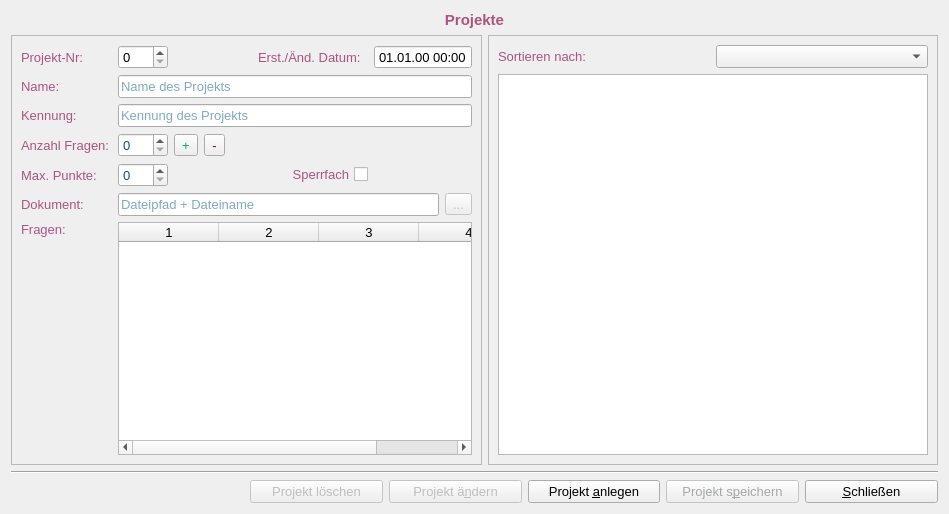
<?xml version="1.0" encoding="UTF-8"?>
<ui version="4.0">
 <class>FormProjekt</class>
 <widget class="QWidget" name="FormProjekt">
  <property name="geometry">
   <rect>
    <x>0</x>
    <y>0</y>
    <width>949</width>
    <height>514</height>
   </rect>
  </property>
  <property name="font">
   <font>
    <pointsize>10</pointsize>
   </font>
  </property>
  <property name="windowTitle">
   <string>Form</string>
  </property>
  <layout class="QGridLayout" name="gridLayout_5">
   <item row="1" column="0" colspan="2">
    <widget class="QFrame" name="frame">
     <property name="sizePolicy">
      <sizepolicy hsizetype="Expanding" vsizetype="Preferred">
       <horstretch>0</horstretch>
       <verstretch>0</verstretch>
      </sizepolicy>
     </property>
     <property name="minimumSize">
      <size>
       <width>350</width>
       <height>0</height>
      </size>
     </property>
     <property name="frameShape">
      <enum>QFrame::StyledPanel</enum>
     </property>
     <property name="frameShadow">
      <enum>QFrame::Raised</enum>
     </property>
     <layout class="QGridLayout" name="gridLayout_4">
      <item row="4" column="4">
       <widget class="QToolButton" name="removeFrageButton">
        <property name="palette">
         <palette>
          <active>
           <colorrole role="ButtonText">
            <brush brushstyle="SolidPattern">
             <color alpha="255">
              <red>170</red>
              <green>0</green>
              <blue>0</blue>
             </color>
            </brush>
           </colorrole>
          </active>
          <inactive>
           <colorrole role="ButtonText">
            <brush brushstyle="SolidPattern">
             <color alpha="255">
              <red>170</red>
              <green>0</green>
              <blue>0</blue>
             </color>
            </brush>
           </colorrole>
          </inactive>
          <disabled>
           <colorrole role="ButtonText">
            <brush brushstyle="SolidPattern">
             <color alpha="255">
              <red>165</red>
              <green>167</green>
              <blue>169</blue>
             </color>
            </brush>
           </colorrole>
          </disabled>
         </palette>
        </property>
        <property name="text">
         <string>-</string>
        </property>
       </widget>
      </item>
      <item row="7" column="0">
       <widget class="QLabel" name="label_6">
        <property name="palette">
         <palette>
          <active>
           <colorrole role="WindowText">
            <brush brushstyle="SolidPattern">
             <color alpha="255">
              <red>170</red>
              <green>85</green>
              <blue>127</blue>
             </color>
            </brush>
           </colorrole>
          </active>
          <inactive>
           <colorrole role="WindowText">
            <brush brushstyle="SolidPattern">
             <color alpha="255">
              <red>170</red>
              <green>85</green>
              <blue>127</blue>
             </color>
            </brush>
           </colorrole>
          </inactive>
          <disabled>
           <colorrole role="WindowText">
            <brush brushstyle="SolidPattern">
             <color alpha="255">
              <red>165</red>
              <green>167</green>
              <blue>169</blue>
             </color>
            </brush>
           </colorrole>
          </disabled>
         </palette>
        </property>
        <property name="text">
         <string>Dokument:</string>
        </property>
       </widget>
      </item>
      <item row="3" column="0">
       <widget class="QLabel" name="label_3">
        <property name="palette">
         <palette>
          <active>
           <colorrole role="WindowText">
            <brush brushstyle="SolidPattern">
             <color alpha="255">
              <red>170</red>
              <green>85</green>
              <blue>127</blue>
             </color>
            </brush>
           </colorrole>
          </active>
          <inactive>
           <colorrole role="WindowText">
            <brush brushstyle="SolidPattern">
             <color alpha="255">
              <red>170</red>
              <green>85</green>
              <blue>127</blue>
             </color>
            </brush>
           </colorrole>
          </inactive>
          <disabled>
           <colorrole role="WindowText">
            <brush brushstyle="SolidPattern">
             <color alpha="255">
              <red>165</red>
              <green>167</green>
              <blue>169</blue>
             </color>
            </brush>
           </colorrole>
          </disabled>
         </palette>
        </property>
        <property name="text">
         <string>Kennung:</string>
        </property>
       </widget>
      </item>
      <item row="2" column="0">
       <widget class="QLabel" name="label_2">
        <property name="palette">
         <palette>
          <active>
           <colorrole role="WindowText">
            <brush brushstyle="SolidPattern">
             <color alpha="255">
              <red>170</red>
              <green>85</green>
              <blue>127</blue>
             </color>
            </brush>
           </colorrole>
          </active>
          <inactive>
           <colorrole role="WindowText">
            <brush brushstyle="SolidPattern">
             <color alpha="255">
              <red>170</red>
              <green>85</green>
              <blue>127</blue>
             </color>
            </brush>
           </colorrole>
          </inactive>
          <disabled>
           <colorrole role="WindowText">
            <brush brushstyle="SolidPattern">
             <color alpha="255">
              <red>165</red>
              <green>167</green>
              <blue>169</blue>
             </color>
            </brush>
           </colorrole>
          </disabled>
         </palette>
        </property>
        <property name="text">
         <string>Name:</string>
        </property>
       </widget>
      </item>
      <item row="1" column="1" colspan="2">
       <widget class="QSpinBox" name="nrBox"/>
      </item>
      <item row="4" column="0">
       <widget class="QLabel" name="label_4">
        <property name="palette">
         <palette>
          <active>
           <colorrole role="WindowText">
            <brush brushstyle="SolidPattern">
             <color alpha="255">
              <red>170</red>
              <green>85</green>
              <blue>127</blue>
             </color>
            </brush>
           </colorrole>
          </active>
          <inactive>
           <colorrole role="WindowText">
            <brush brushstyle="SolidPattern">
             <color alpha="255">
              <red>170</red>
              <green>85</green>
              <blue>127</blue>
             </color>
            </brush>
           </colorrole>
          </inactive>
          <disabled>
           <colorrole role="WindowText">
            <brush brushstyle="SolidPattern">
             <color alpha="255">
              <red>165</red>
              <green>167</green>
              <blue>169</blue>
             </color>
            </brush>
           </colorrole>
          </disabled>
         </palette>
        </property>
        <property name="text">
         <string>Anzahl Fragen:</string>
        </property>
        <property name="wordWrap">
         <bool>true</bool>
        </property>
       </widget>
      </item>
      <item row="1" column="0">
       <widget class="QLabel" name="label">
        <property name="minimumSize">
         <size>
          <width>91</width>
          <height>0</height>
         </size>
        </property>
        <property name="palette">
         <palette>
          <active>
           <colorrole role="WindowText">
            <brush brushstyle="SolidPattern">
             <color alpha="255">
              <red>170</red>
              <green>85</green>
              <blue>127</blue>
             </color>
            </brush>
           </colorrole>
          </active>
          <inactive>
           <colorrole role="WindowText">
            <brush brushstyle="SolidPattern">
             <color alpha="255">
              <red>170</red>
              <green>85</green>
              <blue>127</blue>
             </color>
            </brush>
           </colorrole>
          </inactive>
          <disabled>
           <colorrole role="WindowText">
            <brush brushstyle="SolidPattern">
             <color alpha="255">
              <red>165</red>
              <green>167</green>
              <blue>169</blue>
             </color>
            </brush>
           </colorrole>
          </disabled>
         </palette>
        </property>
        <property name="text">
         <string>Projekt-Nr:</string>
        </property>
       </widget>
      </item>
      <item row="4" column="1" colspan="2">
       <widget class="QSpinBox" name="anzahlFragenBox">
        <property name="palette">
         <palette>
          <active>
           <colorrole role="Text">
            <brush brushstyle="SolidPattern">
             <color alpha="255">
              <red>0</red>
              <green>85</green>
              <blue>127</blue>
             </color>
            </brush>
           </colorrole>
          </active>
          <inactive>
           <colorrole role="Text">
            <brush brushstyle="SolidPattern">
             <color alpha="255">
              <red>0</red>
              <green>85</green>
              <blue>127</blue>
             </color>
            </brush>
           </colorrole>
          </inactive>
          <disabled>
           <colorrole role="Text">
            <brush brushstyle="SolidPattern">
             <color alpha="255">
              <red>172</red>
              <green>174</green>
              <blue>176</blue>
             </color>
            </brush>
           </colorrole>
          </disabled>
         </palette>
        </property>
       </widget>
      </item>
      <item row="5" column="0">
       <widget class="QLabel" name="label_5">
        <property name="palette">
         <palette>
          <active>
           <colorrole role="WindowText">
            <brush brushstyle="SolidPattern">
             <color alpha="255">
              <red>170</red>
              <green>85</green>
              <blue>127</blue>
             </color>
            </brush>
           </colorrole>
          </active>
          <inactive>
           <colorrole role="WindowText">
            <brush brushstyle="SolidPattern">
             <color alpha="255">
              <red>170</red>
              <green>85</green>
              <blue>127</blue>
             </color>
            </brush>
           </colorrole>
          </inactive>
          <disabled>
           <colorrole role="WindowText">
            <brush brushstyle="SolidPattern">
             <color alpha="255">
              <red>165</red>
              <green>167</green>
              <blue>169</blue>
             </color>
            </brush>
           </colorrole>
          </disabled>
         </palette>
        </property>
        <property name="text">
         <string>Max. Punkte:</string>
        </property>
        <property name="wordWrap">
         <bool>true</bool>
        </property>
       </widget>
      </item>
      <item row="5" column="1" colspan="2">
       <widget class="QSpinBox" name="maxPunkteBox">
        <property name="palette">
         <palette>
          <active>
           <colorrole role="Text">
            <brush brushstyle="SolidPattern">
             <color alpha="255">
              <red>0</red>
              <green>85</green>
              <blue>127</blue>
             </color>
            </brush>
           </colorrole>
          </active>
          <inactive>
           <colorrole role="Text">
            <brush brushstyle="SolidPattern">
             <color alpha="255">
              <red>0</red>
              <green>85</green>
              <blue>127</blue>
             </color>
            </brush>
           </colorrole>
          </inactive>
          <disabled>
           <colorrole role="Text">
            <brush brushstyle="SolidPattern">
             <color alpha="255">
              <red>172</red>
              <green>174</green>
              <blue>176</blue>
             </color>
            </brush>
           </colorrole>
          </disabled>
         </palette>
        </property>
        <property name="maximum">
         <number>999</number>
        </property>
       </widget>
      </item>
      <item row="7" column="1" colspan="8">
       <widget class="QLineEdit" name="documentEdit">
        <property name="palette">
         <palette>
          <active>
           <colorrole role="Text">
            <brush brushstyle="SolidPattern">
             <color alpha="255">
              <red>0</red>
              <green>85</green>
              <blue>127</blue>
             </color>
            </brush>
           </colorrole>
          </active>
          <inactive>
           <colorrole role="Text">
            <brush brushstyle="SolidPattern">
             <color alpha="255">
              <red>0</red>
              <green>85</green>
              <blue>127</blue>
             </color>
            </brush>
           </colorrole>
          </inactive>
          <disabled>
           <colorrole role="Text">
            <brush brushstyle="SolidPattern">
             <color alpha="255">
              <red>172</red>
              <green>174</green>
              <blue>176</blue>
             </color>
            </brush>
           </colorrole>
          </disabled>
         </palette>
        </property>
        <property name="readOnly">
         <bool>true</bool>
        </property>
        <property name="placeholderText">
         <string>Dateipfad + Dateiname</string>
        </property>
       </widget>
      </item>
      <item row="7" column="9">
       <widget class="QToolButton" name="openFilelButton">
        <property name="enabled">
         <bool>false</bool>
        </property>
        <property name="text">
         <string>...</string>
        </property>
       </widget>
      </item>
      <item row="3" column="1" colspan="9">
       <widget class="QLineEdit" name="kennungEdit">
        <property name="palette">
         <palette>
          <active>
           <colorrole role="Text">
            <brush brushstyle="SolidPattern">
             <color alpha="255">
              <red>0</red>
              <green>85</green>
              <blue>127</blue>
             </color>
            </brush>
           </colorrole>
          </active>
          <inactive>
           <colorrole role="Text">
            <brush brushstyle="SolidPattern">
             <color alpha="255">
              <red>0</red>
              <green>85</green>
              <blue>127</blue>
             </color>
            </brush>
           </colorrole>
          </inactive>
          <disabled>
           <colorrole role="Text">
            <brush brushstyle="SolidPattern">
             <color alpha="255">
              <red>172</red>
              <green>174</green>
              <blue>176</blue>
             </color>
            </brush>
           </colorrole>
          </disabled>
         </palette>
        </property>
        <property name="placeholderText">
         <string>Kennung des Projekts</string>
        </property>
       </widget>
      </item>
      <item row="2" column="1" colspan="9">
       <widget class="QLineEdit" name="nameEdit">
        <property name="palette">
         <palette>
          <active>
           <colorrole role="Text">
            <brush brushstyle="SolidPattern">
             <color alpha="255">
              <red>0</red>
              <green>85</green>
              <blue>127</blue>
             </color>
            </brush>
           </colorrole>
          </active>
          <inactive>
           <colorrole role="Text">
            <brush brushstyle="SolidPattern">
             <color alpha="255">
              <red>0</red>
              <green>85</green>
              <blue>127</blue>
             </color>
            </brush>
           </colorrole>
          </inactive>
          <disabled>
           <colorrole role="Text">
            <brush brushstyle="SolidPattern">
             <color alpha="255">
              <red>172</red>
              <green>174</green>
              <blue>176</blue>
             </color>
            </brush>
           </colorrole>
          </disabled>
         </palette>
        </property>
        <property name="placeholderText">
         <string>Name des Projekts</string>
        </property>
       </widget>
      </item>
      <item row="1" column="6" colspan="2">
       <widget class="QLabel" name="label_7">
        <property name="palette">
         <palette>
          <active>
           <colorrole role="WindowText">
            <brush brushstyle="SolidPattern">
             <color alpha="255">
              <red>170</red>
              <green>85</green>
              <blue>127</blue>
             </color>
            </brush>
           </colorrole>
          </active>
          <inactive>
           <colorrole role="WindowText">
            <brush brushstyle="SolidPattern">
             <color alpha="255">
              <red>170</red>
              <green>85</green>
              <blue>127</blue>
             </color>
            </brush>
           </colorrole>
          </inactive>
          <disabled>
           <colorrole role="WindowText">
            <brush brushstyle="SolidPattern">
             <color alpha="255">
              <red>165</red>
              <green>167</green>
              <blue>169</blue>
             </color>
            </brush>
           </colorrole>
          </disabled>
         </palette>
        </property>
        <property name="text">
         <string>Erst./Änd. Datum:</string>
        </property>
       </widget>
      </item>
      <item row="1" column="8" colspan="2">
       <widget class="QDateTimeEdit" name="dateTimeEdit">
        <property name="readOnly">
         <bool>true</bool>
        </property>
        <property name="buttonSymbols">
         <enum>QAbstractSpinBox::NoButtons</enum>
        </property>
        <property name="displayFormat">
         <string>dd.MM.yy HH:mm</string>
        </property>
       </widget>
      </item>
      <item row="9" column="0">
       <widget class="QLabel" name="label_8">
        <property name="palette">
         <palette>
          <active>
           <colorrole role="WindowText">
            <brush brushstyle="SolidPattern">
             <color alpha="255">
              <red>170</red>
              <green>85</green>
              <blue>140</blue>
             </color>
            </brush>
           </colorrole>
          </active>
          <inactive>
           <colorrole role="WindowText">
            <brush brushstyle="SolidPattern">
             <color alpha="255">
              <red>170</red>
              <green>85</green>
              <blue>140</blue>
             </color>
            </brush>
           </colorrole>
          </inactive>
          <disabled>
           <colorrole role="WindowText">
            <brush brushstyle="SolidPattern">
             <color alpha="255">
              <red>165</red>
              <green>167</green>
              <blue>169</blue>
             </color>
            </brush>
           </colorrole>
          </disabled>
         </palette>
        </property>
        <property name="text">
         <string>Fragen:</string>
        </property>
       </widget>
      </item>
      <item row="10" column="0">
       <spacer name="verticalSpacer">
        <property name="orientation">
         <enum>Qt::Vertical</enum>
        </property>
        <property name="sizeHint" stdset="0">
         <size>
          <width>20</width>
          <height>40</height>
         </size>
        </property>
       </spacer>
      </item>
      <item row="9" column="1" rowspan="2" colspan="9">
       <widget class="QTableWidget" name="fragenTableWidget">
        <property name="columnCount">
         <number>4</number>
        </property>
        <column/>
        <column/>
        <column/>
        <column/>
       </widget>
      </item>
      <item row="4" column="3">
       <widget class="QToolButton" name="addFrageButton">
        <property name="palette">
         <palette>
          <active>
           <colorrole role="ButtonText">
            <brush brushstyle="SolidPattern">
             <color alpha="255">
              <red>0</red>
              <green>170</green>
              <blue>127</blue>
             </color>
            </brush>
           </colorrole>
          </active>
          <inactive>
           <colorrole role="ButtonText">
            <brush brushstyle="SolidPattern">
             <color alpha="255">
              <red>0</red>
              <green>170</green>
              <blue>127</blue>
             </color>
            </brush>
           </colorrole>
          </inactive>
          <disabled>
           <colorrole role="ButtonText">
            <brush brushstyle="SolidPattern">
             <color alpha="255">
              <red>165</red>
              <green>167</green>
              <blue>169</blue>
             </color>
            </brush>
           </colorrole>
          </disabled>
         </palette>
        </property>
        <property name="text">
         <string>+</string>
        </property>
       </widget>
      </item>
      <item row="1" column="3" colspan="2">
       <spacer name="horizontalSpacer">
        <property name="orientation">
         <enum>Qt::Horizontal</enum>
        </property>
        <property name="sizeHint" stdset="0">
         <size>
          <width>40</width>
          <height>20</height>
         </size>
        </property>
       </spacer>
      </item>
      <item row="4" column="6" colspan="4">
       <spacer name="horizontalSpacer_2">
        <property name="orientation">
         <enum>Qt::Horizontal</enum>
        </property>
        <property name="sizeHint" stdset="0">
         <size>
          <width>168</width>
          <height>20</height>
         </size>
        </property>
       </spacer>
      </item>
      <item row="5" column="7">
       <widget class="QCheckBox" name="sperrfachBox">
        <property name="palette">
         <palette>
          <active>
           <colorrole role="WindowText">
            <brush brushstyle="SolidPattern">
             <color alpha="255">
              <red>170</red>
              <green>85</green>
              <blue>127</blue>
             </color>
            </brush>
           </colorrole>
          </active>
          <inactive>
           <colorrole role="WindowText">
            <brush brushstyle="SolidPattern">
             <color alpha="255">
              <red>170</red>
              <green>85</green>
              <blue>127</blue>
             </color>
            </brush>
           </colorrole>
          </inactive>
          <disabled>
           <colorrole role="WindowText">
            <brush brushstyle="SolidPattern">
             <color alpha="255">
              <red>165</red>
              <green>167</green>
              <blue>169</blue>
             </color>
            </brush>
           </colorrole>
          </disabled>
         </palette>
        </property>
        <property name="layoutDirection">
         <enum>Qt::RightToLeft</enum>
        </property>
        <property name="text">
         <string>Sperrfach</string>
        </property>
       </widget>
      </item>
     </layout>
    </widget>
   </item>
   <item row="2" column="0" colspan="3">
    <widget class="Line" name="line">
     <property name="orientation">
      <enum>Qt::Horizontal</enum>
     </property>
    </widget>
   </item>
   <item row="1" column="2">
    <widget class="QFrame" name="frame_2">
     <property name="sizePolicy">
      <sizepolicy hsizetype="Expanding" vsizetype="Preferred">
       <horstretch>0</horstretch>
       <verstretch>0</verstretch>
      </sizepolicy>
     </property>
     <property name="maximumSize">
      <size>
       <width>450</width>
       <height>16777215</height>
      </size>
     </property>
     <property name="frameShape">
      <enum>QFrame::StyledPanel</enum>
     </property>
     <property name="frameShadow">
      <enum>QFrame::Raised</enum>
     </property>
     <layout class="QGridLayout" name="gridLayout">
      <item row="0" column="0">
       <widget class="QLabel" name="label_9">
        <property name="palette">
         <palette>
          <active>
           <colorrole role="WindowText">
            <brush brushstyle="SolidPattern">
             <color alpha="255">
              <red>170</red>
              <green>85</green>
              <blue>127</blue>
             </color>
            </brush>
           </colorrole>
          </active>
          <inactive>
           <colorrole role="WindowText">
            <brush brushstyle="SolidPattern">
             <color alpha="255">
              <red>170</red>
              <green>85</green>
              <blue>127</blue>
             </color>
            </brush>
           </colorrole>
          </inactive>
          <disabled>
           <colorrole role="WindowText">
            <brush brushstyle="SolidPattern">
             <color alpha="255">
              <red>165</red>
              <green>167</green>
              <blue>169</blue>
             </color>
            </brush>
           </colorrole>
          </disabled>
         </palette>
        </property>
        <property name="text">
         <string>Sortieren nach:</string>
        </property>
       </widget>
      </item>
      <item row="0" column="1">
       <widget class="QComboBox" name="sortBox"/>
      </item>
      <item row="1" column="0" colspan="2">
       <widget class="QTableWidget" name="projekteTableWidget"/>
      </item>
     </layout>
    </widget>
   </item>
   <item row="3" column="1" colspan="2">
    <layout class="QHBoxLayout" name="horizontalLayout">
     <item>
      <widget class="QPushButton" name="deleteButton">
       <property name="enabled">
        <bool>false</bool>
       </property>
       <property name="text">
        <string>Projekt löschen</string>
       </property>
      </widget>
     </item>
     <item>
      <widget class="QPushButton" name="changeButton">
       <property name="enabled">
        <bool>false</bool>
       </property>
       <property name="text">
        <string>Projekt ä&amp;ndern</string>
       </property>
      </widget>
     </item>
     <item>
      <widget class="QPushButton" name="createButton">
       <property name="text">
        <string>Projekt &amp;anlegen</string>
       </property>
      </widget>
     </item>
     <item>
      <widget class="QPushButton" name="saveButton">
       <property name="enabled">
        <bool>false</bool>
       </property>
       <property name="palette">
        <palette>
         <active>
          <colorrole role="ButtonText">
           <brush brushstyle="SolidPattern">
            <color alpha="255">
             <red>170</red>
             <green>0</green>
             <blue>0</blue>
            </color>
           </brush>
          </colorrole>
         </active>
         <inactive>
          <colorrole role="ButtonText">
           <brush brushstyle="SolidPattern">
            <color alpha="255">
             <red>170</red>
             <green>0</green>
             <blue>0</blue>
            </color>
           </brush>
          </colorrole>
         </inactive>
         <disabled>
          <colorrole role="ButtonText">
           <brush brushstyle="SolidPattern">
            <color alpha="255">
             <red>165</red>
             <green>167</green>
             <blue>169</blue>
            </color>
           </brush>
          </colorrole>
         </disabled>
        </palette>
       </property>
       <property name="text">
        <string>Projekt s&amp;peichern</string>
       </property>
      </widget>
     </item>
     <item>
      <widget class="QPushButton" name="closeButton">
       <property name="text">
        <string>&amp;Schließen</string>
       </property>
      </widget>
     </item>
    </layout>
   </item>
   <item row="0" column="0" colspan="3">
    <widget class="QLabel" name="label_10">
     <property name="palette">
      <palette>
       <active>
        <colorrole role="WindowText">
         <brush brushstyle="SolidPattern">
          <color alpha="255">
           <red>170</red>
           <green>85</green>
           <blue>127</blue>
          </color>
         </brush>
        </colorrole>
       </active>
       <inactive>
        <colorrole role="WindowText">
         <brush brushstyle="SolidPattern">
          <color alpha="255">
           <red>170</red>
           <green>85</green>
           <blue>127</blue>
          </color>
         </brush>
        </colorrole>
       </inactive>
       <disabled>
        <colorrole role="WindowText">
         <brush brushstyle="SolidPattern">
          <color alpha="255">
           <red>165</red>
           <green>167</green>
           <blue>169</blue>
          </color>
         </brush>
        </colorrole>
       </disabled>
      </palette>
     </property>
     <property name="font">
      <font>
       <pointsize>11</pointsize>
       <weight>75</weight>
       <bold>true</bold>
      </font>
     </property>
     <property name="text">
      <string>Projekte</string>
     </property>
     <property name="alignment">
      <set>Qt::AlignCenter</set>
     </property>
    </widget>
   </item>
  </layout>
 </widget>
 <tabstops>
  <tabstop>nrBox</tabstop>
  <tabstop>nameEdit</tabstop>
  <tabstop>kennungEdit</tabstop>
  <tabstop>anzahlFragenBox</tabstop>
  <tabstop>maxPunkteBox</tabstop>
  <tabstop>saveButton</tabstop>
  <tabstop>deleteButton</tabstop>
  <tabstop>closeButton</tabstop>
  <tabstop>createButton</tabstop>
  <tabstop>changeButton</tabstop>
 </tabstops>
 <resources/>
 <connections/>
</ui>
